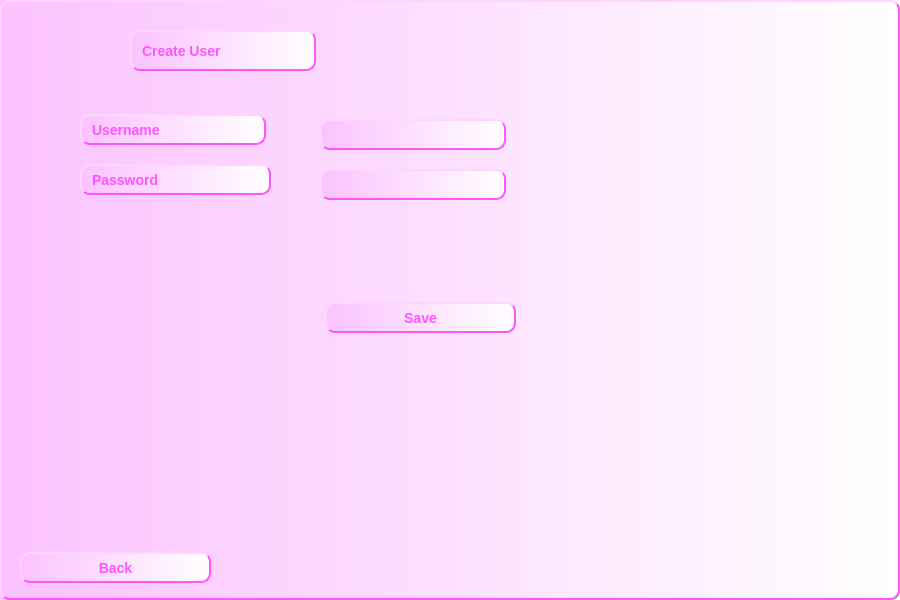
<?xml version="1.0" encoding="UTF-8"?>
<ui version="4.0">
 <class>CreateUser</class>
 <widget class="QMainWindow" name="CreateUser">
  <property name="geometry">
   <rect>
    <x>0</x>
    <y>0</y>
    <width>900</width>
    <height>600</height>
   </rect>
  </property>
  <property name="windowTitle">
   <string>MainWindow</string>
  </property>
  <property name="styleSheet">
   <string notr="true">background-color:qlineargradient(spread:pad, x1:0, y1:0, x2:1, y2:0, stop:0 rgb(251, 194, 255), stop:1 rgba(255, 255, 255, 255));
color: rgb(255, 85, 255);
border-style: outset;
border-width: 2px;
border-radius: 10px;
border-color: rgb(255, 85, 255);
font: bold 14px;
min-width: 10em;
padding: 6px;
</string>
  </property>
  <widget class="QWidget" name="centralwidget">
   <widget class="QPushButton" name="save_pushButton">
    <property name="geometry">
     <rect>
      <x>325</x>
      <y>302</y>
      <width>191</width>
      <height>31</height>
     </rect>
    </property>
    <property name="text">
     <string>Save</string>
    </property>
   </widget>
   <widget class="QLabel" name="label">
    <property name="geometry">
     <rect>
      <x>80</x>
      <y>114</y>
      <width>186</width>
      <height>31</height>
     </rect>
    </property>
    <property name="text">
     <string>Username</string>
    </property>
   </widget>
   <widget class="QLabel" name="label_2">
    <property name="geometry">
     <rect>
      <x>80</x>
      <y>164</y>
      <width>191</width>
      <height>31</height>
     </rect>
    </property>
    <property name="text">
     <string>Password</string>
    </property>
   </widget>
   <widget class="QLineEdit" name="Username_lineEdit">
    <property name="geometry">
     <rect>
      <x>320</x>
      <y>119</y>
      <width>186</width>
      <height>31</height>
     </rect>
    </property>
   </widget>
   <widget class="QLineEdit" name="Password_lineEdit">
    <property name="geometry">
     <rect>
      <x>320</x>
      <y>169</y>
      <width>186</width>
      <height>31</height>
     </rect>
    </property>
   </widget>
   <widget class="QPushButton" name="Back_pushButton">
    <property name="geometry">
     <rect>
      <x>20</x>
      <y>552</y>
      <width>191</width>
      <height>31</height>
     </rect>
    </property>
    <property name="text">
     <string>Back</string>
    </property>
   </widget>
   <widget class="QLabel" name="label_3">
    <property name="geometry">
     <rect>
      <x>130</x>
      <y>30</y>
      <width>186</width>
      <height>41</height>
     </rect>
    </property>
    <property name="font">
     <font>
      <pointsize>-1</pointsize>
      <weight>75</weight>
      <italic>false</italic>
      <bold>true</bold>
     </font>
    </property>
    <property name="text">
     <string>Create User</string>
    </property>
   </widget>
  </widget>
 </widget>
 <resources/>
 <connections/>
</ui>
